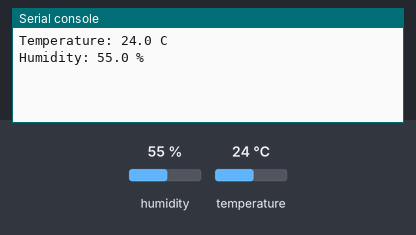
Recording of a program running on a simulated MicroPython board. On the bench: the last lines printed to the serial console. Inputs (shaded band) come from the test bench; at power-on: humidity 55 %, temperature 24 °C.

Above: at 1.2 s.
1.3 s: humidity set to 22 %
At 3.9 s:
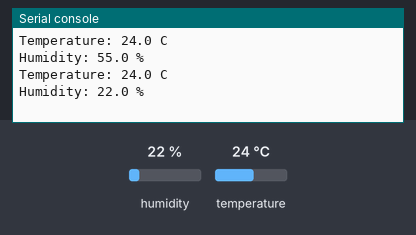
4.1 s: temperature set to 12 °C
At 6.5 s:
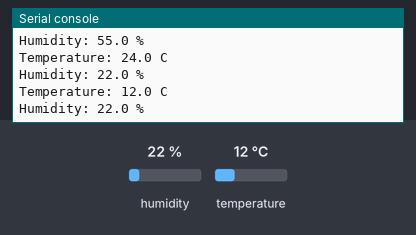
6.9 s: humidity set to 40 %
At 7.6 s:
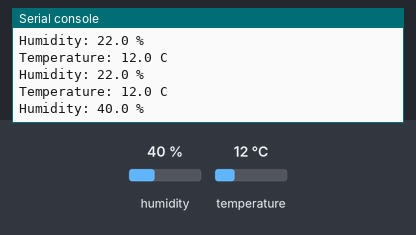
Timing chart, 0 to 9.9 s (numbered marks = the images above; inputs shaded):
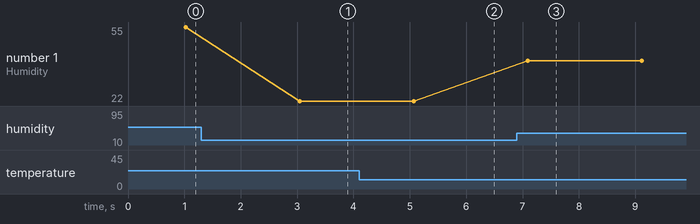

Measured:
- after the input at 1.3 s, the serial console: prints a new line after 1.7 s (image 1)
- after the input at 4.1 s, the serial console: prints a new line after 0.97 s (image 2)
- after the input at 6.9 s, the serial console: prints a new line after 0.19 s (image 3)
- plotted number 1: 55 → 22 after the input at 1.3 s, 22 → 40 after the input at 6.9 s

The program:

dht11.py
```python
from machine import Pin
from time import sleep
import dht

sensor = dht.DHT11(Pin(14))

while True:
    try:
        sleep(1)
        sensor.measure()
        temp = sensor.temperature()
        hum = sensor.humidity()
        print('Temperature: %3.1f C' %temp)
        print('Humidity: %3.1f %%' %hum)
        sleep(1)
    except OSError as e:
        print("Failed to read sensor!!")
```
